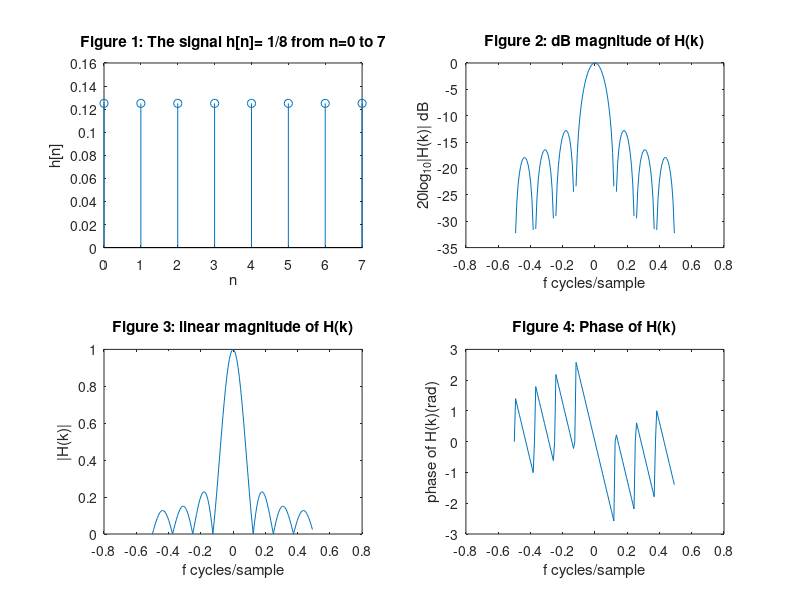
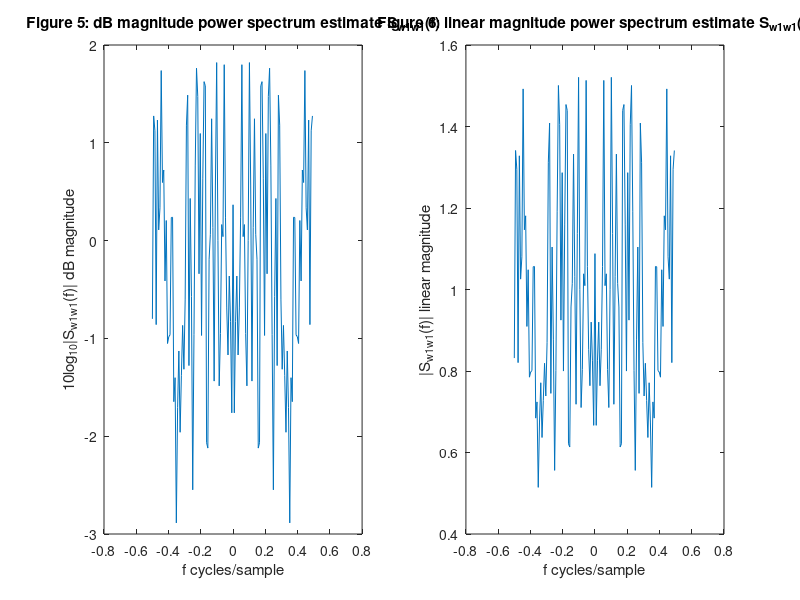

These charts were generated, in order, by the following MATLAB code: (Note: this script raises an error after producing the figures.)
%ECE 251A HW5
%Author: Yixiong Li
%Date: Feb 20th, 2017
close all;
clear all;
clc;

%% Part A:
N = 1024;
w1 = randn(1,N);        %Generate 1024 point Gaussian white noise
mu = 0; var = 1/32;
w2 = sqrt(var).*randn(1,N) + mu; %Build additive Gaussian noise with mean 0 and sigma 1/32.
L = 8;
hn = 1/L*ones(1,L);     %Construct h[n] = 1/8 for n = 0,1,...7.
NFFT = 128;             %All DFT use 128 samples.

figure;
subplot(2,2,1);         %The time domain signal h[n]
stem(0:L-1,hn);
title('Figure 1: The signal h[n]= 1/8 from n=0 to 7'); xlabel('n'); ylabel('h[n]');
subplot(2,2,2);         %The dB magnitude of H(k)
k = 0:NFFT-1;  
fk = 1/NFFT*k-0.5;
H = fftshift(fft(hn,NFFT));
plot(fk, 20*log10(abs(H)));
title('Figure 2: dB magnitude of H(k)'); xlabel('f cycles/sample'); ylabel('20log_1_0|H(k)| dB');
subplot(2,2,3);
plot(fk, abs(H));       %The linear magnitude of H(k)
title('Figure 3: linear magnitude of H(k)'); xlabel('f cycles/sample'); ylabel('|H(k)|');
subplot(2,2,4);
phase = angle(H);       %The phase of H(k) in radians.
plot(fk, phase);
title('Figure 4: Phase of H(k)'); xlabel('f cycles/sample'); ylabel('phase of H(k)(rad)');

%% Part B:
yn = filter(hn,1,w1);   %Process the input through h[n] and get y[n]/
rn = yn + w2;           %Add noise w2[n] to y[n] and get r[n].

M = 128;                %Construct a hamming window with length 128.
window = hamming(M);    %Use Hamming window as the window function.
U = 1/M*sum(window.^2);
% Overlap 50% (K=15)
K = 15;
SUM_W1 = 0;

for i = 1:15
    FFT_1 = fftshift(fft(w1(((i-1)*M/2+1):((i-1)*M/2+M)).*window',M));
    SUM_W1 = SUM_W1 +(abs(FFT_1)).^2;
end  
W1 = SUM_W1/K;
S_w1w1 = W1/M/U;       %Normalize the power spectral to get the density.
figure;
subplot(1,2,1);
k = 0:M-1;  
fk = 1/M*k-0.5;
plot(fk, 10*log10(abs(S_w1w1)));
title('Figure 5: dB magnitude power spectrum estimate S_w_1_w_1(f)'); xlabel('f cycles/sample'); ylabel('10log_1_0|S_w_1_w_1(f)| dB magnitude');
subplot(1,2,2);
plot(fk, abs(S_w1w1));
title('Figure 6: linear magnitude power spectrum estimate S_w_1_w_1(f)'); xlabel('f cycles/sample'); ylabel('|S_w_1_w_1(f)| linear magnitude');

noverlap = M/2;             %The overlap length is 64.
fs = 1;                     %Use default value fs = 1.
W2 = fftshift(pwelch(w2, window, noverlap, NFFT, fs, 'twosided'));
figure;
subplot(1,2,1);
plot(fk, 10*log10(abs(W2')));
title('Figure 7: dB magnitude power spectrum estimate S_w_2_w_2(f)'); xlabel('f cycles/sample'); ylabel('10log_10|S_w_2_w_2(f)| dB magnitude');
subplot(1,2,2);
plot(fk, abs(W2'));
title('Figure 8: linear magnitude power spectrum estimate S_w_2_w_2(f)'); xlabel('f cycles/sample'); ylabel('|S_w_2_w_2(f)| linear magnitude');

Y = fftshift(pwelch(yn, window,noverlap, NFFT, fs, 'twosided'));
figure;
subplot(1,2,1);
plot(fk, 10*log10(abs(Y')));
title('Figure 9: dB magnitude power spectrum estimate S_y_y(f)'); xlabel('f cycles/sample'); ylabel('10log_1_0|S_y_y(f)| dB magnitude');
subplot(1,2,2);
plot(fk, abs(Y'));
title('Figure 10: linear magnitude power spectrum estimate S_y_y(f)'); xlabel('f cycles/sample'); ylabel('|S_y_y(f)| linear magnitude');

R = fftshift(pwelch(rn, window,noverlap, NFFT, fs, 'twosided'));
figure;
subplot(1,2,1);
plot(fk, 10*log10(abs(R')));
title('Figure 11: dB magnitude power spectrum estimate S_r_r(f)'); xlabel('f cycles/sample'); ylabel('10log_1_0|S_r_r(f)| dB magnitude');
subplot(1,2,2);
plot(fk, abs(R'));
title('Figure 12: linear magnitude power spectrum estimate S_r_r(f)'); xlabel('f cycles/sample'); ylabel('|S_r_r(f)| linear magnitude');

%% Part C:
% Construct cross-power spectral estimates for Sy,w1 & Sr,w1 using function cpsd.
S_y_w1 = fftshift(cpsd(yn, w1, window, noverlap, NFFT, fs, 'twosided'));
figure;
subplot(3,2,1);
plot(fk, 10*log10(abs(S_y_w1)));
title('Figure 13: dB magnitude power spectrum estimate S_y_w_1(f)'); xlabel('f cycles/sample'); ylabel('10log_1_0|S_y_w_1(f)| dB magnitude');
subplot(3,2,2);
plot(fk, abs(S_y_w1));
title('Figure 14: linear magnitude power spectrum estimate S_y_w_1(f)'); xlabel('f cycles/sample'); ylabel('|S_y_w_1(f)| linear magnitude');
subplot(3,2,3);
phase = angle(S_y_w1);       %The phase of H(k) in radians.
plot(fk, phase);
title('Figure 15: Phase of S_y_w_1(f))'); xlabel('f cycles/sample'); ylabel('phase of S_y_w_1(f)(rad)');

S_r_w1 = fftshift(cpsd(rn, w1, window, noverlap, NFFT, fs, 'twosided'));
subplot(3,2,4);
plot(fk, 10*log10(abs(S_r_w1)));
title('Figure 16: dB magnitude power spectrum estimate S_r_w_1(f)'); xlabel('f cycles/sample'); ylabel('10log_1_0|S_r_w_1(f)| dB magnitude');
subplot(3,2,5);
plot(fk, abs(S_r_w1));
title('Figure 17: linear magnitude power spectrum estimate S_r_w_1(f)'); xlabel('f cycles/sample'); ylabel('|S_r_w_1(f)| linear magnitude');
subplot(3,2,6);
phase = angle(S_r_w1);       %The phase of H(k) in radians.
plot(fk, phase);
title('Figure 18: Phase of S_r_w_1(f))'); xlabel('f cycles/sample'); ylabel('phase of S_r_w_1(f)(rad)');

%% Part D:
% Compute the Transfer function estimates Hw1,y & Hw1,r
% For convenience, divide cross-power spectral estimates by auto-power spectral estimates directly.
H_w1_y = S_y_w1./S_w1w1';
figure;
subplot(3,2,1);
plot(fk, 10*log10(abs(H_w1_y)));
title('Figure 19: dB magnitude power spectrum estimate H_w_1_y(f)'); xlabel('f cycles/sample'); ylabel('10log_1_0|H_w_1_y(f)| dB magnitude');
line([fk(65) fk(65)],[-1.3+10*log10(abs(H_w1_y(65))) 1.1+10*log10(abs(H_w1_y(65)))]);
line([fk(89) fk(89)],[-1.3+10*log10(abs(H_w1_y(89))) 1.1+10*log10(abs(H_w1_y(89)))]);
line([fk(105) fk(105)],[-1.3+10*log10(abs(H_w1_y(105))) 1.1+10*log10(abs(H_w1_y(105)))]);
subplot(3,2,2);
plot(fk, abs(H_w1_y));
title('Figure 20: linear magnitude power spectrum estimate H_w_1_y(f)'); xlabel('f cycles/sample'); ylabel('|H_w_1_y(f)| linear magnitude');
subplot(3,2,3);
phase = angle(H_w1_y);       %The phase of H(k) in radians.
plot(fk, phase);
title('Figure 21: Phase of H_w_1_y(f))'); xlabel('f cycles/sample'); ylabel('phase of H_w_1_y(f)(rad)');
line([fk(65) fk(65)],[-8/180*pi+phase(65) 8/180*pi+phase(65)]);
line([fk(89) fk(89)],[-8/180*pi+phase(89) 8/180*pi+phase(89)]);
line([fk(105) fk(105)],[-8/180*pi+phase(105) 8/180*pi+phase(105)]);

H_w1_r = S_r_w1./S_w1w1';
subplot(3,2,4);
plot(fk, 10*log10(abs(H_w1_r)));
title('Figure 22: dB magnitude power spectrum estimate H_w_1_r(f)'); xlabel('f cycles/sample'); ylabel('10log_1_0|H_w_1_r(f)| dB magnitude');
line([fk(65) fk(65)],[-1.3+10*log10(abs(H_w1_r(65))) 1.1+10*log10(abs(H_w1_r(65)))]);
line([fk(89) fk(89)],[-3.5+10*log10(abs(H_w1_r(89))) 2.5+10*log10(abs(H_w1_r(89)))]);
line([fk(105) fk(105)],[-6+10*log10(abs(H_w1_r(105))) 3.5+10*log10(abs(H_w1_r(105)))]);
subplot(3,2,5);
plot(fk, abs(H_w1_r));
title('Figure 23: linear magnitude power spectrum estimate H_w_1_r(f)'); xlabel('f cycles/sample'); ylabel('|H_w_1_r(f)| linear magnitude');
subplot(3,2,6);
phase = angle(H_w1_r);       %The phase of H(k) in radians.
plot(fk, phase);
title('Figure 24: Phase of H_w_1_y(f))'); xlabel('f cycles/sample'); ylabel('phase of H_w_1_r(f)(rad)');
line([fk(65) fk(65)],[-8/180*pi+phase(65) 8/180*pi+phase(65)]);
line([fk(89) fk(89)],[-19/180*pi+phase(89) 19/180*pi+phase(89)]);
line([fk(105) fk(105)],[-30/180*pi+phase(105) 30/180*pi+phase(105)]);

%% Part E:
% Compute the Magnitude-squared coherence function estimates gamma_square_w1,y & gamma_square_w1,r.
% This part just plot linear magnitude.
gamma_square_w1_y = (abs(S_y_w1').^2)./(S_w1w1.*Y');
gamma_square_w1_r = (abs(S_r_w1').^2)./(S_w1w1.*R');
figure;
subplot(1,2,1);
plot(fk,abs(gamma_square_w1_y));
title('Figure 25: linear magnitude of gamma^2_w_1_y(f)'); xlabel('f cycles/sample'); ylabel('|gamma^2_w_1_y(f)| linear magnitude');
subplot(1,2,2);
plot(fk,abs(gamma_square_w1_r));
title('Figure 26: linear magnitude of gamma^2_w_1_r(f)'); xlabel('f cycles/sample'); ylabel('|gamma^2_w_1_r(f)| linear magnitude');